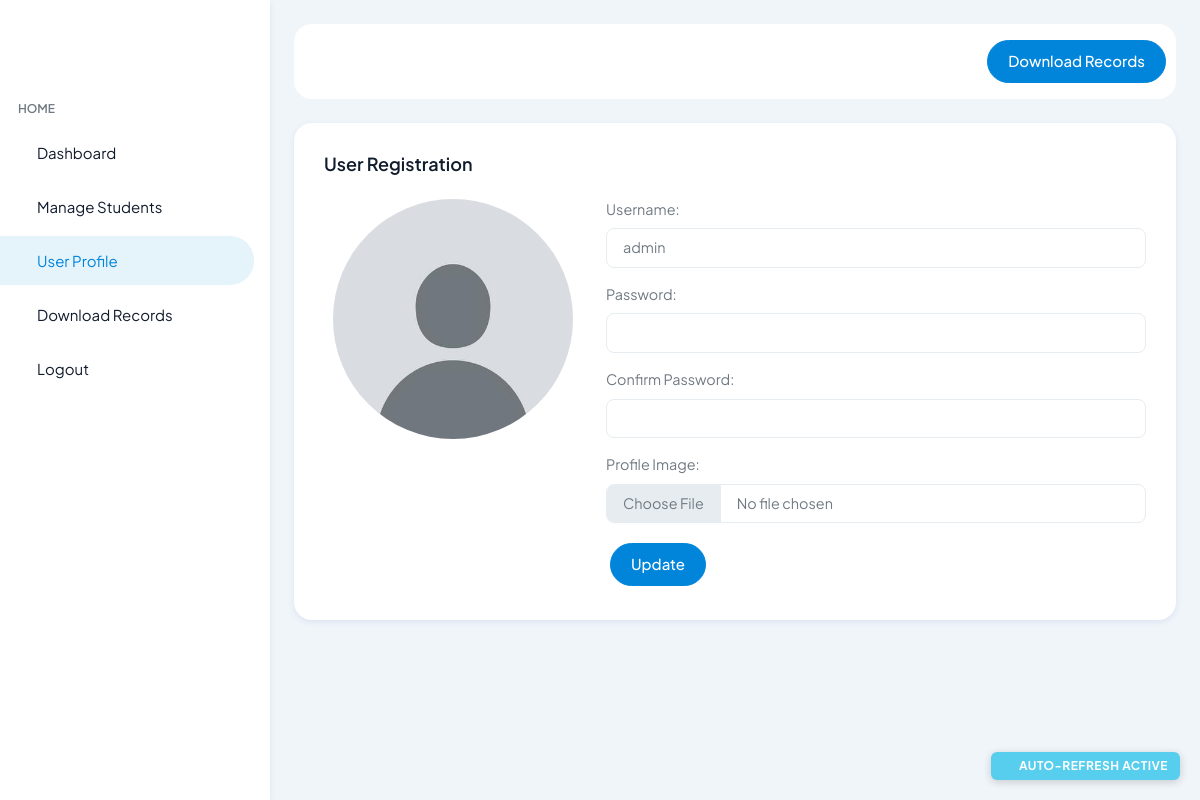
Before: /admin/manage_admins (signed in) with the older database file.
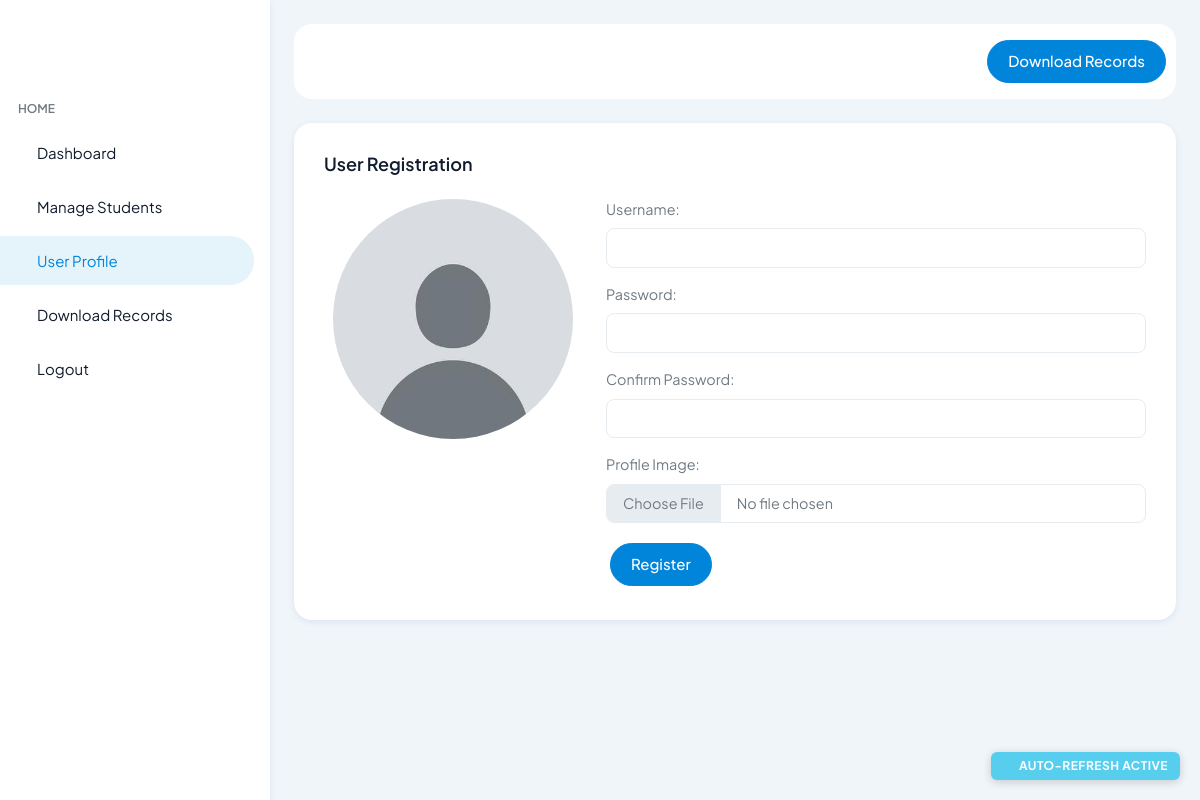
After: the same page with the newer database file.
### models/user.py (models this page shows, shortened)
class User(db.Model):
    __tablename__ = 'user'
    id = db.Column(db.Integer, primary_key=True)
    username = db.Column(db.String(50), nullable=False, unique=True)
    password = db.Column(db.String(200), nullable=False)
    role = db.Column(db.String(10), nullable=False)
    image = db.Column(db.String(200), nullable=True)

### app.py (the view, shortened to what this page needs)
@app.route('/admin/manage_admins', methods=['GET', 'POST'])
def manage_admins():
    if 'admin' not in session:
        flash('Unauthorized access!')
        return redirect(url_for('admin_login'))
    admin = User.query.filter_by(role='admin').first()
    return render_template('admin_new/ae_user.html', admin=admin)

### templates/admin_new/ae_user.html (shortened to what this page needs)
{% extends "admin_new/ae_base.html" %}
{% block admin_home %}
<div class="card">
  <div class="card-body">
    <h5 class="card-title fw-semibold mb-4">User Registration</h5>
    <form method="POST" enctype="multipart/form-data">
      <div class="row">
        <div class="col-md-4 text-center">
          {% set profile_image = admin.image if admin and admin.image else 'default_image.jpg' %}
          <img id="profileImagePreview" src="{{ url_for('static', filename='uploads/' ~ profile_image) }}"
            alt="Profile Image" class="rounded-circle" style="width: 15rem; height: 15rem; object-fit: cover;">
        </div>
        <div class="col-md-8">
          <div class="form-group mb-3">
            <label for="username" class="form-label">Username:</label>
            <input type="text" class="form-control" id="username" name="username"
              value="{{ admin.username if admin else '' }}" required>
          </div>
          <div class="form-group mb-3">
            <label for="password" class="form-label">Password:</label>
            <input type="password" class="form-control" id="password" name="password" required>
          </div>
          <div class="form-group mb-3">
            <label for="confirm_password" class="form-label">Confirm Password:</label>
            <input type="password" class="form-control" id="confirm_password" name="confirm_password" required>
          </div>
          <div class="form-group mb-3">
            <label for="profile_image" class="form-label">Profile Image:</label>
            <input type="file" class="form-control" id="profile_image" name="profile_image" accept="image/*"
              onchange="previewImage(event)">
          </div>
          <button type="submit" class="btn btn-primary m-1">{{ 'Update' if admin else 'Register' }}</button>
        </div>
      </div>
    </form>
  </div>
</div>
{% endblock %}

### templates/admin_new/ae_base.html (shortened to what this page needs)
<!doctype html>
<html lang="en">
<head>
  <link rel="stylesheet" href="{{ url_for('static', filename='assets/css/styles.min.css') }}" />
  <link rel="stylesheet" href="{{ url_for('static', filename='assets/css/debug-panel.css') }}" />
</head>
<body>
  <div class="page-wrapper" id="main-wrapper" data-layout="vertical" data-navbarbg="skin6" data-sidebartype="full"
    data-sidebar-position="fixed" data-header-position="fixed">
    <aside class="left-sidebar">
      <div>
        <div class="brand-logo d-flex align-items-center justify-content-between">
        </div>
        <nav class="sidebar-nav scroll-sidebar" data-simplebar="">
          <ul id="sidebarnav">
            <li class="nav-small-cap">
              <span class="hide-menu">Home</span>
            </li>
            <li class="sidebar-item">
              <a class="sidebar-link primary-hover-bg" href="/admin" aria-expanded="false">
                <span class="hide-menu">Dashboard</span>
              </a>
            </li>
            <li class="sidebar-item">
              <a class="sidebar-link primary-hover-bg justify-content-between" href="/admin/manage_students"
                aria-expanded="false">
                <div class="d-flex align-items-center gap-6">
                  <span class="hide-menu">Manage Students</span>
                </div>
              </a>
            </li>
            <li class="sidebar-item">
              <a class="sidebar-link primary-hover-bg justify-content-between" href="/admin/manage_admins"
                aria-expanded="false">
                <div class="d-flex align-items-center gap-6">
                  <span class="hide-menu">User Profile</span>
                </div>
              </a>
            </li>
            <li class="sidebar-item">
              <a class="sidebar-link primary-hover-bg justify-content-between" href="/admin/download_records"
                aria-expanded="false">
                <div class="d-flex align-items-center gap-6">
                  <span class="hide-menu">Download Records</span>
                </div>
              </a>
            </li>
            <li class="sidebar-item">
              <a class="sidebar-link primary-hover-bg" href="/admin/logout" aria-expanded="false">
                <span class="hide-menu">Logout</span>
              </a>
            </li>
          </ul>
        </nav>
      </div>
    </aside>
    <div class="body-wrapper">
      <div class="body-wrapper-inner">
        <div class="container-fluid">
          <header class="app-header">
            <nav class="navbar navbar-expand-lg navbar-light">
              <div class="navbar-collapse justify-content-end px-0" id="navbarNav">
                <ul class="navbar-nav flex-row ms-auto align-items-center justify-content-end">
                  <li class="nav-item dropdown">
                    <button id="debugToggleBtn" class="debug-toggle mx-2" title="Toggle Debug Panel">
                      <i class="ti ti-bug"></i>
                    </button>
                  </li>
                  <a href="/admin/download_records" class="btn btn-primary">Download Records</a>
                </ul>
              </div>
            </nav>
          </header>
          {% block admin_home %}
          {% endblock %}
        </div>
      </div>
    </div>
  </div>
</body>
</html>

### static/assets/css/debug-panel.css (style rules this page uses)
.debug-toggle { position: relative; display: inline-flex; align-items: center; justify-content: center; width: 36px; height: 36px; border-radius: 50%; background-color: transparent; cursor: pointer; transition: background-color 0.3s; border: none; }

Changed rows visible on the page:
removed User: username "admin"
Other visible differences:
{{ 'Update' if admin else 'Register' }}: "Update" → "Register"
